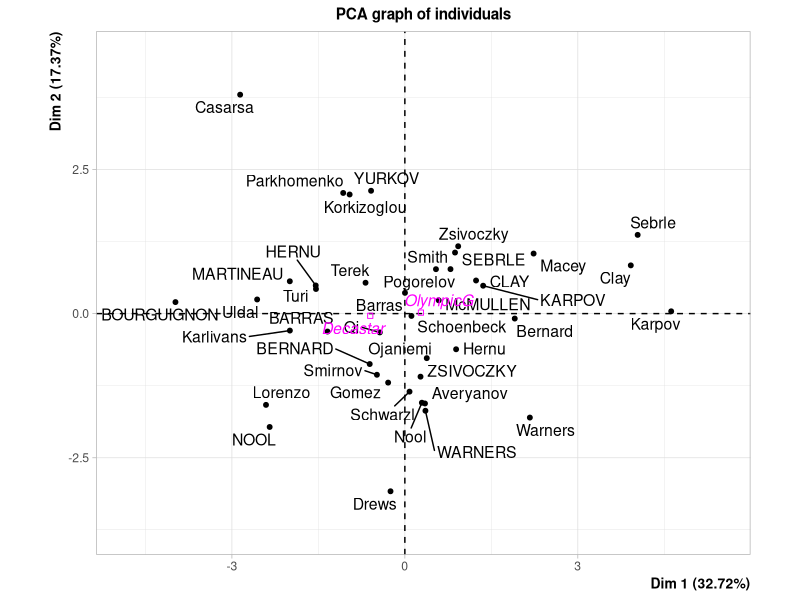
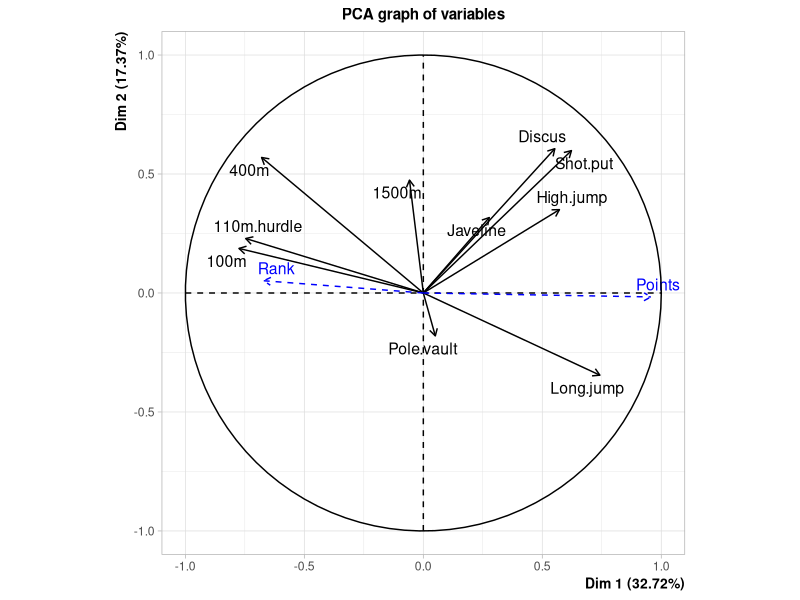
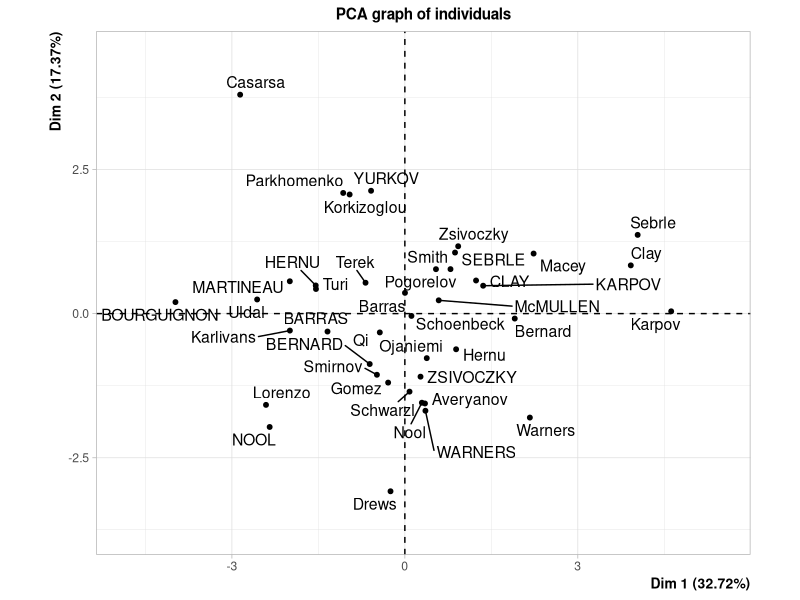
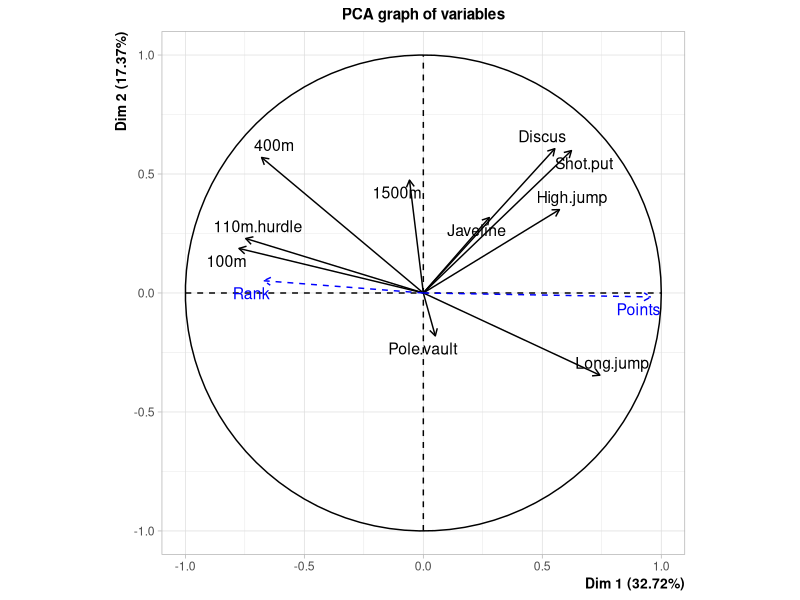
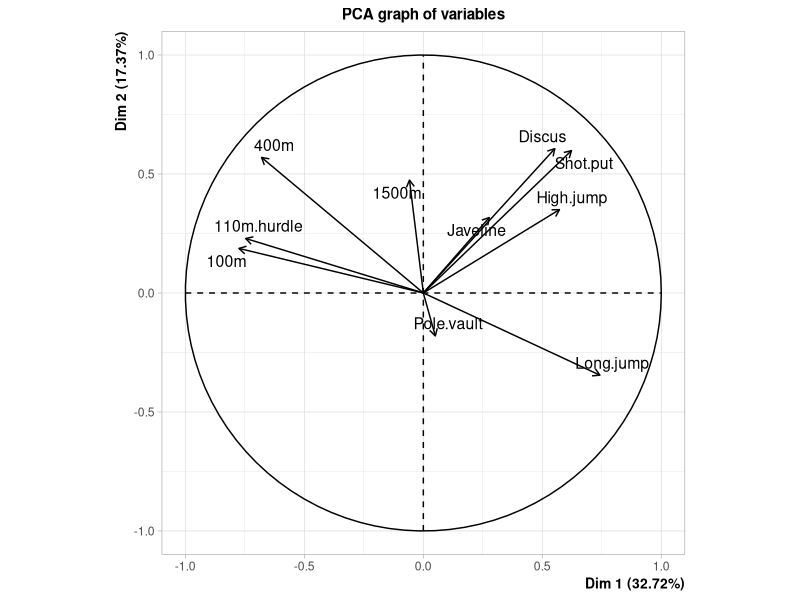
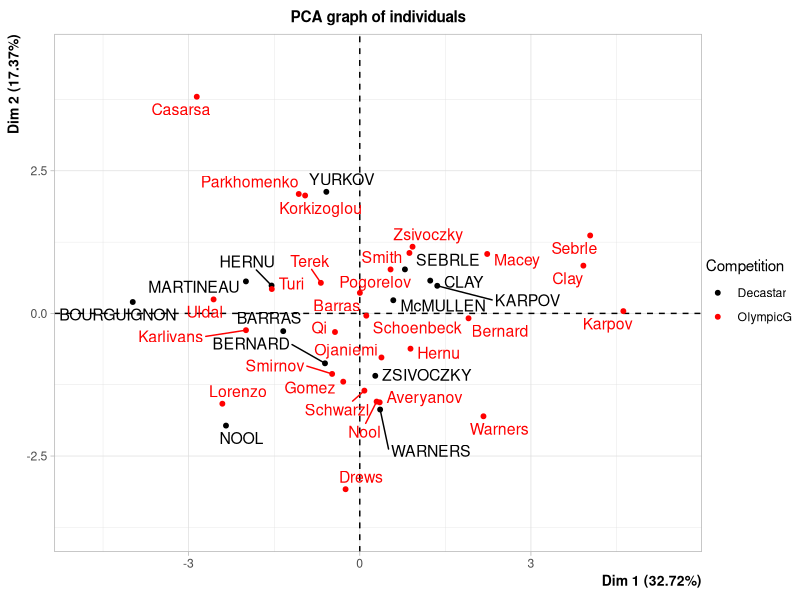
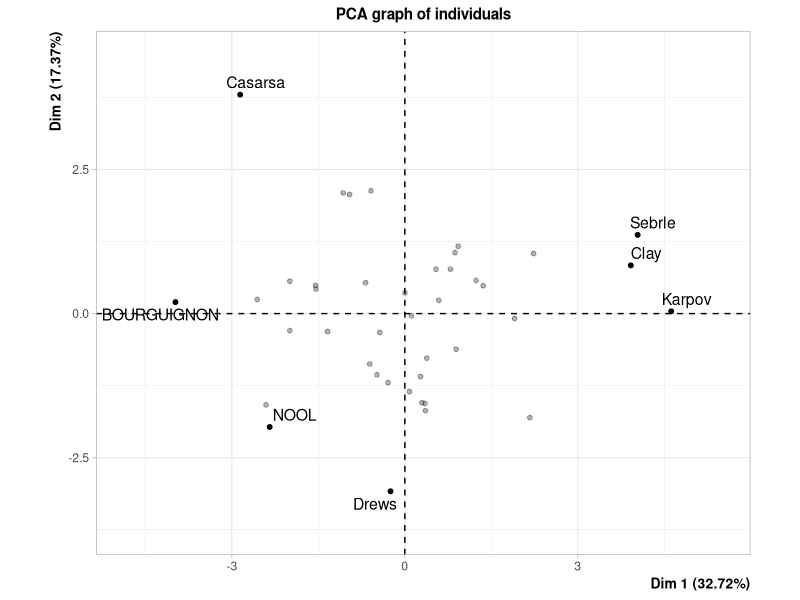
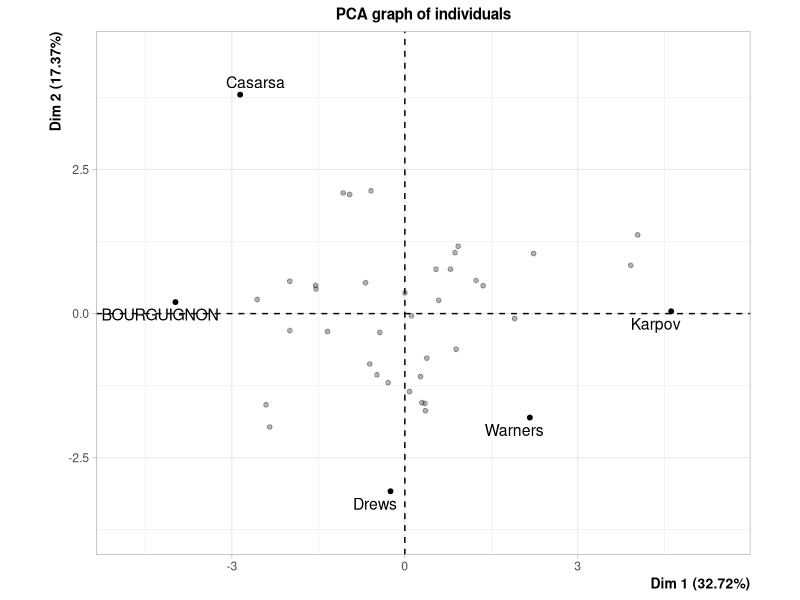

Write the R code that produced these figures, in order.
## ---- chunk 1
require(FactoMineR)

# The data refer to athletes’ performance during two athletics meetings.
# The data set is made of 41 rows and 13 columns: the first ten columns corresponds to
# the performance of the athletes for the 10 events of the decathlon. The columns 11 and 12
# correspond respectively to the rank and the points obtained. The last column is a categorical
# variable corresponding to the athletics meeting (2004 Olympic Game or 2004 Decastar). 
data(decathlon)

# running PCA 
# The percentage of variability explained by each dimension
res <- PCA(decathlon,
           quanti.sup=11:12, # a vector indicating the indexes of the quantitative supplementary variables
           quali.sup=13) # a vector indicating the indexes of the categorical supplementary variables


# we can describe each principal component using the dimdesc function
dimdesc(res)

plot(res,invisible="quali")

plot(res,choix="var")

plot(res,choix="var", # the graph to plot ("ind" for the individuals, "var" for the variables)   
     invisible="quanti.sup")

plot(res, 
     invisible="quali", 
     habillage=13) # color the individuals among a categorical variable (give the number of the categorical  supplementary variable or its name)

plot(res, select="contrib 7", invisible="quali") #plot the 7 individuals that have the highest cos2

plot(res,select="cos2 0.8", invisible="quali") #plot the individuals that have a cos2 greater than 0.8
plot(res,select="cos2 5", invisible="quali") #plot the 5 individuals that have the highest cos2
plot(res,choix="var",select="cos2 0.6", invisible="quali") #plot the variables that have a cos2 greater than 0.6


barplot(res$eig[,1], names.arg = paste("Dim", 1:nrow(res$eig), sep = ""))
plot(res, choix = "var", axes = c(3, 4), lim.cos2.var = 0)




aa=cbind.data.frame(decathlon[,13],res$ind$coord)

bb=coord.ellipse( # Construct confidence ellipses (ellipsoid around a point which is an estimated solution to a problem)
  aa,
  bary=TRUE) # if bary = TRUE, the coordinates of the ellipse around the barycentre of individuals are calculated

plot.PCA(res,habillage=13,ellipse=bb)

res$eig
x11()
barplot(res$eig[,1],main="Eigenvalues",names.arg=1:nrow(res$eig))
res$ind$coord
res$ind$cos2
res$ind$contrib

dimdesc(res)
## ---- chunk 2
plot(cars)
